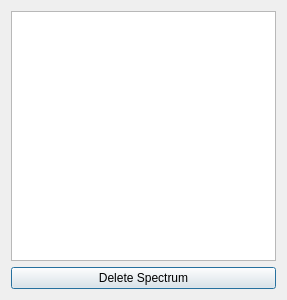
<?xml version="1.0" encoding="UTF-8"?>
<ui version="4.0">
 <class>SpectrumSelectionDialog</class>
 <widget class="QDialog" name="SpectrumSelectionDialog">
  <property name="geometry">
   <rect>
    <x>0</x>
    <y>0</y>
    <width>287</width>
    <height>300</height>
   </rect>
  </property>
  <property name="windowTitle">
   <string>Dialog</string>
  </property>
  <layout class="QGridLayout" name="gridLayout">
   <item row="0" column="0">
    <widget class="QTableView" name="tableView">
     <property name="sizePolicy">
      <sizepolicy hsizetype="Preferred" vsizetype="Preferred">
       <horstretch>0</horstretch>
       <verstretch>0</verstretch>
      </sizepolicy>
     </property>
    </widget>
   </item>
   <item row="1" column="0">
    <widget class="QPushButton" name="pushButton">
     <property name="text">
      <string>Delete Spectrum</string>
     </property>
    </widget>
   </item>
  </layout>
 </widget>
 <resources/>
 <connections/>
</ui>
